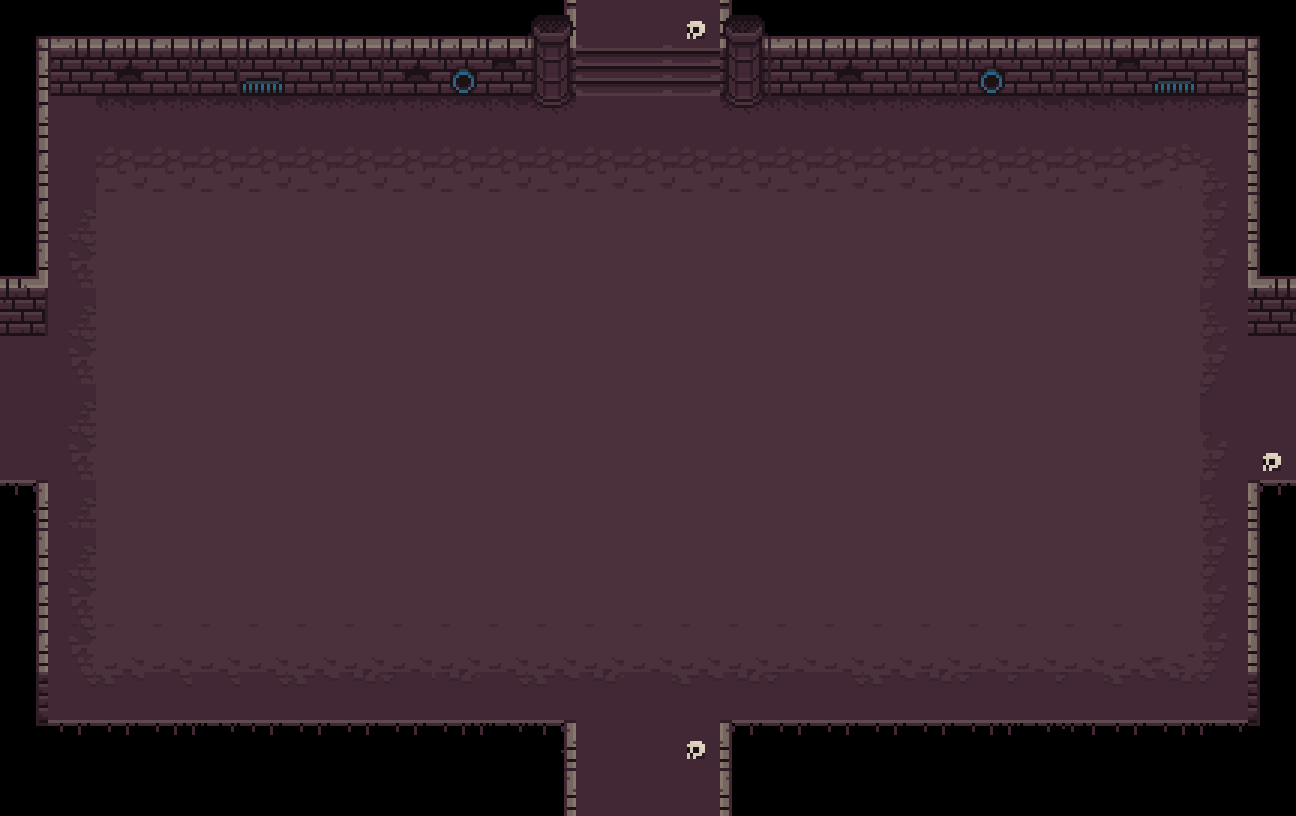

A level layout from a 2D game, rendered from its tile map. Below: a short description, then the map file with tile-grid data replaced by summaries:
An orthogonal 27x17 tile map with 48x48 px tiles, 7 tile layers (suelo, paredes, camara, salaFinal, ...).

<map version="1.0" tiledversion="1.1.3" orientation="orthogonal" renderorder="right-down" width="27" height="17" tilewidth="48" tileheight="48" infinite="0" nextobjectid="1">
 <tileset firstgid="1" name="tileModificadox3" tilewidth="48" tileheight="48" tilecount="256" columns="16">
  <image source="tileModificadox3.png" width="768" height="768" />
 </tileset>
 <layer name="suelo" width="27" height="17">
  <data>[459 cells, 343 non-empty, 23 distinct tile ids]</data>
 </layer>
 <layer name="paredes" width="27" height="17">
  <data>[459 cells, 94 non-empty, 30 distinct tile ids]</data>
 </layer>
 <layer name="camara" width="27" height="17">
  <data>[459 cells, 350 non-empty, 1 distinct tile ids]</data>
 </layer>
 <layer name="salaFinal" width="27" height="17">
  <data>[459 cells, 0 non-empty, 0 distinct tile ids]</data>
 </layer>
 <layer name="salaInicial" width="27" height="17">
  <data>[459 cells, 0 non-empty, 0 distinct tile ids]</data>
 </layer>
 <layer name="cierresPuertas" width="27" height="17">
  <data>[459 cells, 18 non-empty, 1 distinct tile ids]</data>
 </layer>
 <layer name="capaExtra" width="27" height="17">
  <data>[459 cells, 0 non-empty, 0 distinct tile ids]</data>
 </layer>
</map>
